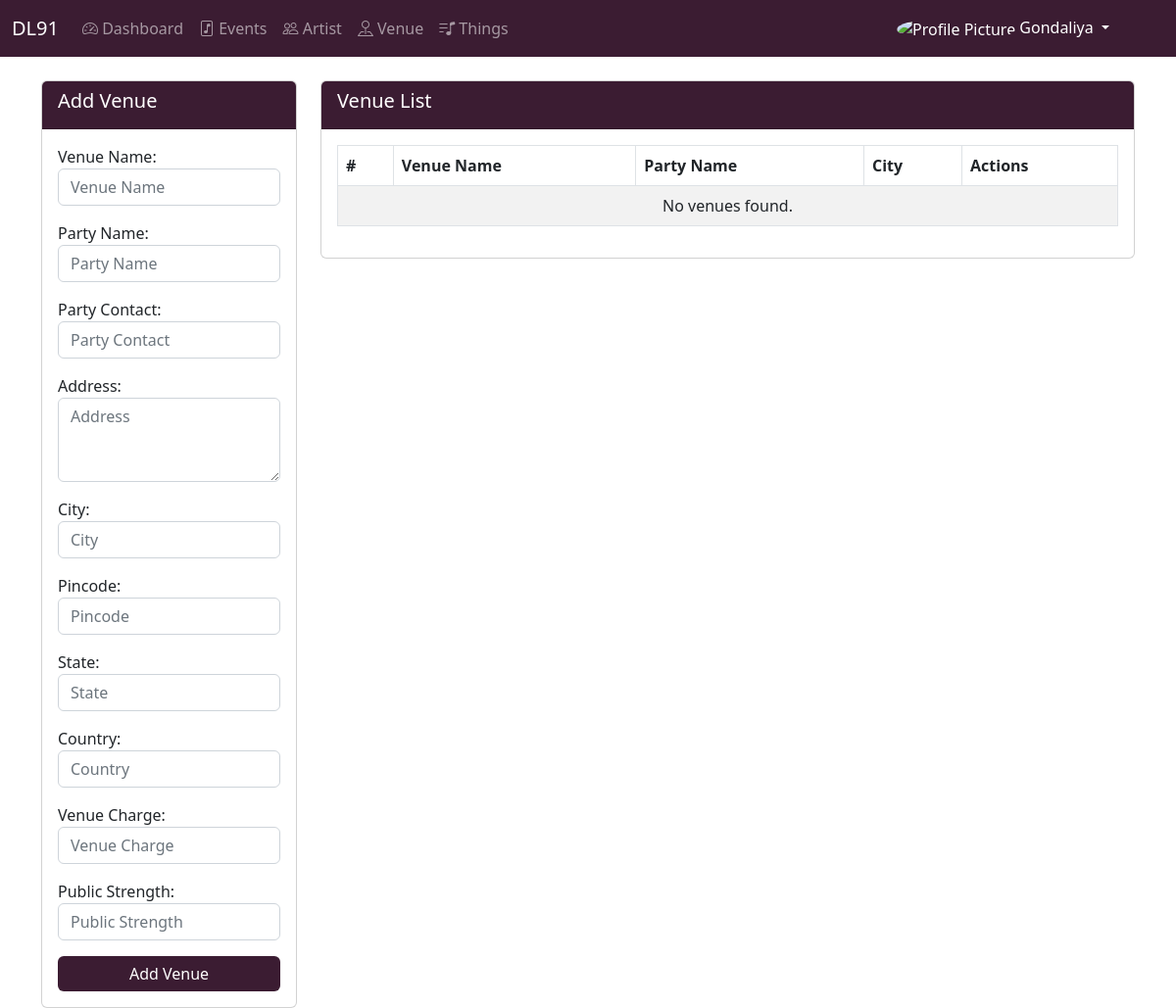
/venues_view/ (signed in), run on an earlier commit of the app's database.
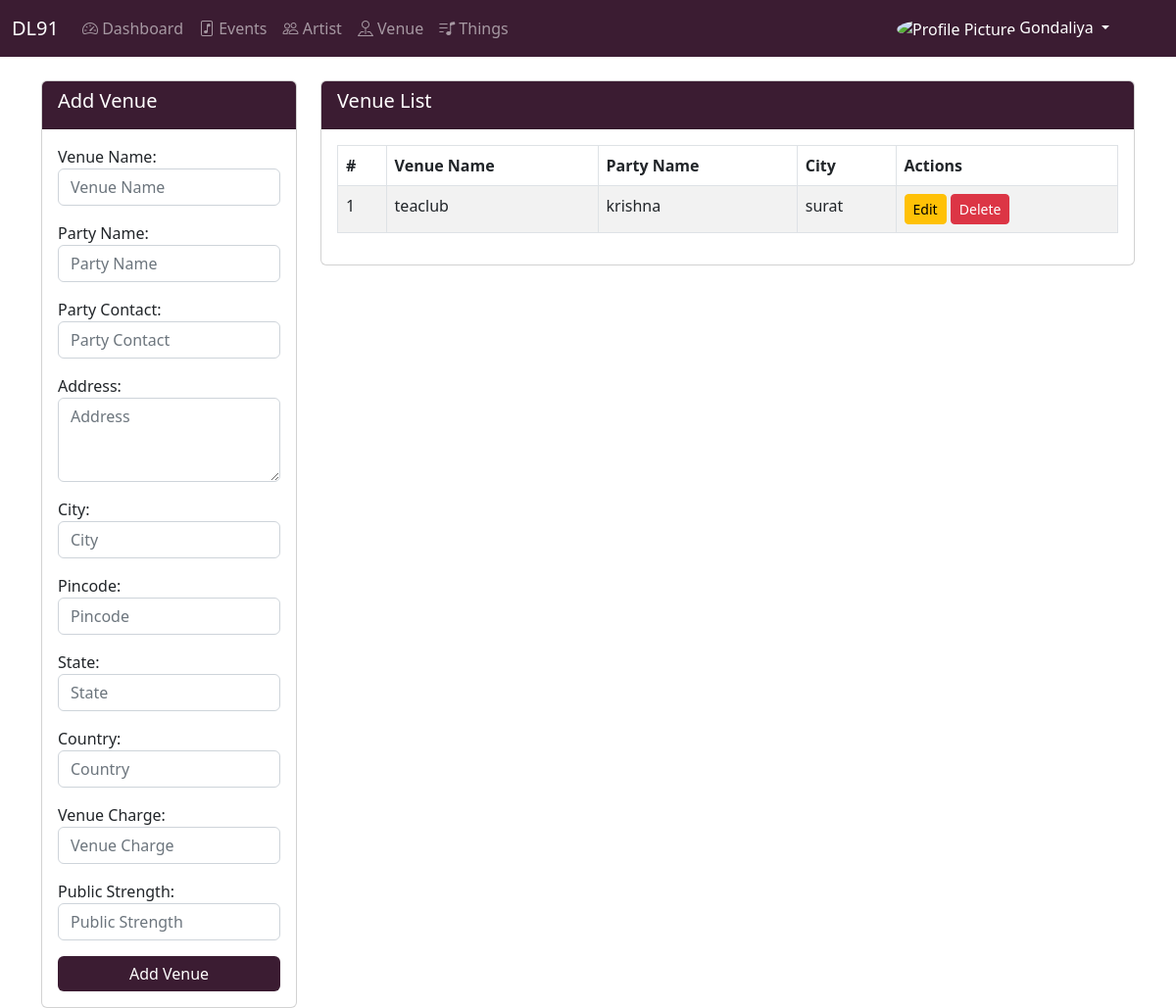
And on a later commit of the database.
### apps/managers/models.py (models this page shows, shortened)
class Venue(BaseClass):
    manager = models.ForeignKey(Manager, on_delete=models.CASCADE)
    name = models.CharField(max_length=200, verbose_name="Venue Name")
    party_name = models.CharField(max_length=200, verbose_name="Party Name")
    party_contact = models.CharField(max_length=20, verbose_name="Party Contact")
    address = models.TextField(verbose_name="Address")
    city = models.CharField(max_length=100, verbose_name="City")
    pincode = models.CharField(max_length=10, verbose_name="Pincode")
    state = models.CharField(max_length=100, verbose_name="State")
    country = models.CharField(max_length=100, verbose_name="Country")
    venue_charge = models.DecimalField(
        max_digits=10, decimal_places=2, verbose_name="Venue Charge"
    )
    public_strength = models.PositiveIntegerField(verbose_name="Public Strength")

### apps/dashboard/views.py (the view, shortened to what this page needs)
# urls.py: path('venues_view/', DashboardViews.venues_view, name='venues_view'),
    @login_required
    def venues_view(request):
        manager_id_ = request.session['manager_id']
        venues = Venue.objects.filter(manager_id=manager_id_)
        form = VenueForm()
        return render(request, 'dashboard/venues.html', {'form': form,'venues': venues})

### apps/dashboard/views.py (called while the page is built)
def login_required(view_func):
    @wraps(view_func)
    def wrapper(request, *args, **kwargs):
        if 'manager_id' in request.session:
            return view_func(request, *args, **kwargs)
        else:
            messages.error(request, 'You are not logged in. Please log in to access the dashboard.')
            return redirect('login')
    return wrapper

### apps/dashboard/templates/dashboard/venues.html (shortened to what this page needs)
{% extends 'dashboard/base.html' %} {% load static %}  {% block body %}
<div class="container mt-4">
    <div class="row">
        <div class="col-lg-3">
            <div class="card">
                <div class="card-header DL91_BG text-white">
                    <h5>Add Venue</h5>
                </div>
                <div class="card-body">
                    <form action="{% url 'venues_view' %}" method="post">
                        {{ form.as_p }}
                        <div class="text-end">
                            <button type="submit" class="btn wine-btn w-100">Add Venue</button>
                        </div>
                    </form>
                </div>
            </div>
        </div>
        <div class="col-lg-9">
            <div class="card">
                <div class="card-header DL91_BG text-white">
                    <h5>Venue List</h5>
                </div>
                <div class="card-body">
                    <table class="table table-bordered table-striped">
                        <thead>
                            <tr>
                                <th>#</th>
                                <th>Venue Name</th>
                                <th>Party Name</th>
                                <th>City</th>
                                <th>Actions</th>
                            </tr>
                        </thead>
                        <tbody>
                            {% for venue in venues %}
                            <tr>
                                <td>{{ forloop.counter }}</td>
                                <td>{{ venue.name }}</td>
                                <td>{{ venue.party_name }}</td>
                                <td>{{ venue.city }}</td>
                                <td>
                                    <a href="#" class="btn btn-sm btn-warning">Edit</a>
                                    <form method="post" action="" style="display:inline;">
                                        <button type="submit" class="btn btn-sm btn-danger">Delete</button>
                                    </form>
                                </td>
                            </tr>
                            {% empty %}
                            <tr>
                                <td colspan="5" class="text-center">No venues found.</td>
                            </tr>
                            {% endfor %}
                        </tbody>
                    </table>
                </div>
            </div>
        </div>
    </div>
</div>
{% endblock %}

What changed in the data, as far as the page shows it:
added Venue: name "teaclub", party_name "krishna", city "surat"
Also different on the page:
text no longer shown: "No venues found."
